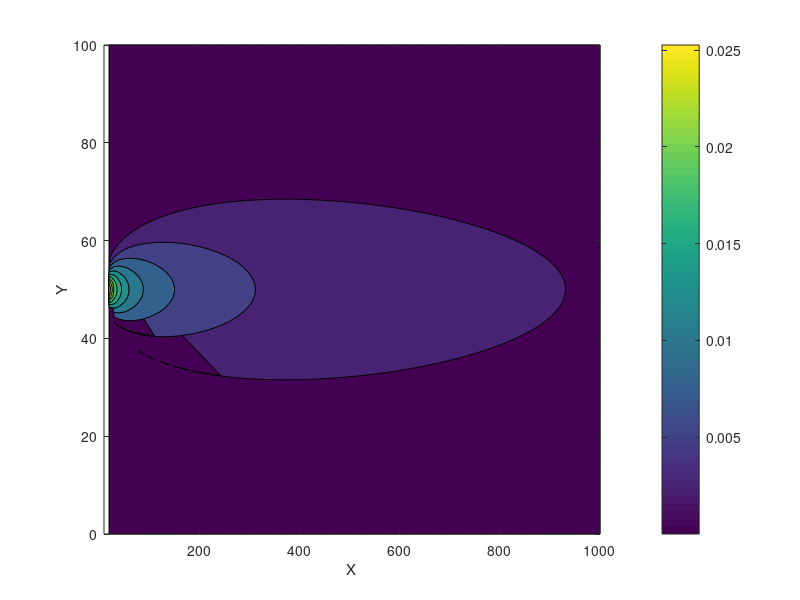

Here is the MATLAB script that generated this plot:
close all
% Gaussian plume model 
%    using MATLAB analytical solutions                   
%
%   $Ekkehard Holzbecher  $Date: 2006/08/21$

% Input
Dy = 0.2; Dz = 1;           % diffusivities
v = 0.5;                    % velocity
lambda = 0;                 % decay rate
Q = 1;                      % emission rate(s)
xstack = 10; ystack = 50;    % stack location(s) % NOTE: xstack must be <= xmin
xmin = 10; xmax = 1000;     % x-axis interval
ymin = 0; ymax = 100;       % y-axis interval (used only for d>1)
xyinc = 100;                % x and y axis granularity
zmin = 0; zmax = 100;       % z-axis
H = 50;                     % effective stack height(s) 

% Process
[x,y] = meshgrid (linspace(xmin,xmax,xyinc),linspace(ymin,ymax,xyinc));
c = zeros(xyinc, xyinc); e = ones(xyinc, xyinc);
figure;
set(gca, 'NextPlot', 'replace', 'Visible', 'off');
for z = zmin:10:zmax % height of observation (=0 for ground surface)
    for i = 1:size(Q,2)
        xx = x - xstack(i); yy = y - ystack(i); 
        c = c + Q(i)*e./(4*pi*xx*sqrt(Dy*Dz)).*exp(-v*yy.*yy./(4*Dy*xx)).*... 
        (exp(-v*(z-H(i))*(z-H(i))*e./(4*Dz*xx))+exp(-v*(z+H(i))*(z+H(i))*e./(4*Dz*xx)))...
        .*exp(-lambda*xx/v);
    end
    % Plot
    % for i = 1:100 % 10:10:100
    %     plot(c(:,i)); xlabel('X'); ylabel('Y'); hold on;
    % end
    contourf(x,y,c); xlabel('X'); ylabel('Y'); colorbar;
    %contour(x,y,c); xlabel('X'); ylabel('Y');
    pause(1.0);
end


